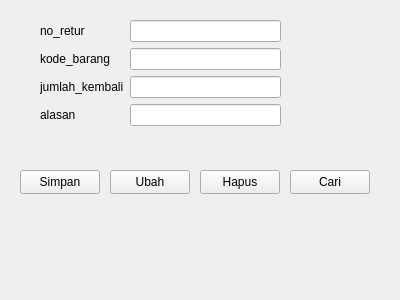
<?xml version="1.0" encoding="UTF-8"?>
<ui version="4.0">
 <class>Formkembali</class>
 <widget class="QWidget" name="Formkembali">
  <property name="geometry">
   <rect>
    <x>0</x>
    <y>0</y>
    <width>400</width>
    <height>300</height>
   </rect>
  </property>
  <property name="windowTitle">
   <string>Form</string>
  </property>
  <widget class="QWidget" name="formLayoutWidget">
   <property name="geometry">
    <rect>
     <x>40</x>
     <y>20</y>
     <width>241</width>
     <height>131</height>
    </rect>
   </property>
   <layout class="QFormLayout" name="formLayout">
    <item row="0" column="0">
     <widget class="QLabel" name="no_returLabel">
      <property name="text">
       <string>no_retur </string>
      </property>
     </widget>
    </item>
    <item row="0" column="1">
     <widget class="QLineEdit" name="no_returLineEdit"/>
    </item>
    <item row="1" column="0">
     <widget class="QLabel" name="kode_barangLabel">
      <property name="text">
       <string>kode_barang</string>
      </property>
     </widget>
    </item>
    <item row="1" column="1">
     <widget class="QLineEdit" name="kode_barangLineEdit"/>
    </item>
    <item row="2" column="0">
     <widget class="QLabel" name="jumlah_kembaliLabel">
      <property name="text">
       <string>jumlah_kembali</string>
      </property>
     </widget>
    </item>
    <item row="2" column="1">
     <widget class="QLineEdit" name="jumlah_kembaliLineEdit"/>
    </item>
    <item row="3" column="0">
     <widget class="QLabel" name="alasanLabel">
      <property name="text">
       <string>alasan</string>
      </property>
     </widget>
    </item>
    <item row="3" column="1">
     <widget class="QLineEdit" name="alasanLineEdit"/>
    </item>
   </layout>
  </widget>
  <widget class="QPushButton" name="pushButton">
   <property name="geometry">
    <rect>
     <x>20</x>
     <y>170</y>
     <width>80</width>
     <height>24</height>
    </rect>
   </property>
   <property name="text">
    <string>Simpan</string>
   </property>
  </widget>
  <widget class="QPushButton" name="pushButton_2">
   <property name="geometry">
    <rect>
     <x>110</x>
     <y>170</y>
     <width>80</width>
     <height>24</height>
    </rect>
   </property>
   <property name="text">
    <string>Ubah</string>
   </property>
  </widget>
  <widget class="QPushButton" name="pushButton_3">
   <property name="geometry">
    <rect>
     <x>200</x>
     <y>170</y>
     <width>80</width>
     <height>24</height>
    </rect>
   </property>
   <property name="text">
    <string>Hapus</string>
   </property>
  </widget>
  <widget class="QPushButton" name="pushButton_4">
   <property name="geometry">
    <rect>
     <x>290</x>
     <y>170</y>
     <width>80</width>
     <height>24</height>
    </rect>
   </property>
   <property name="text">
    <string>Cari</string>
   </property>
  </widget>
 </widget>
 <resources/>
 <connections/>
</ui>
